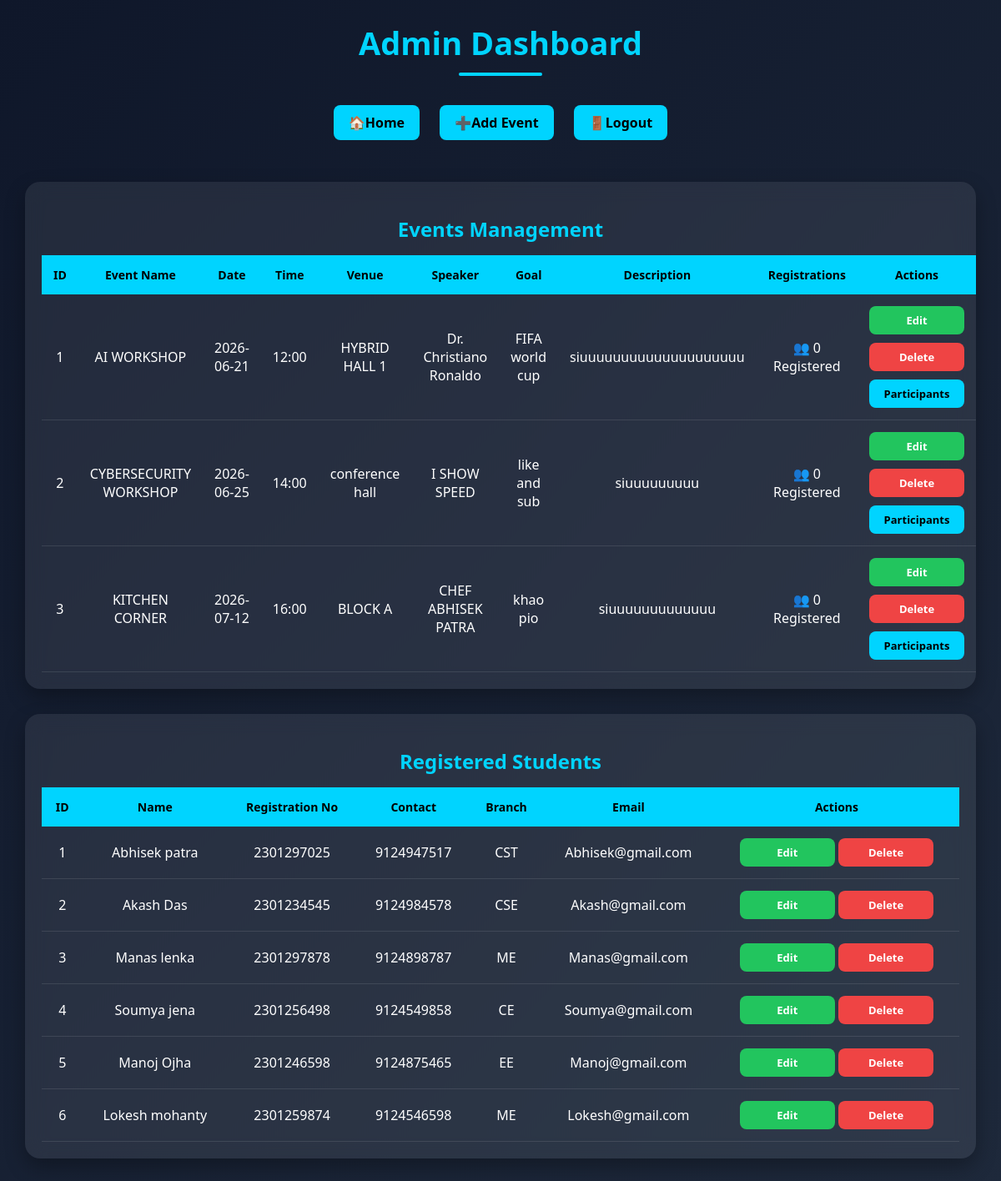
Page /admin (signed in) on the earlier database version.
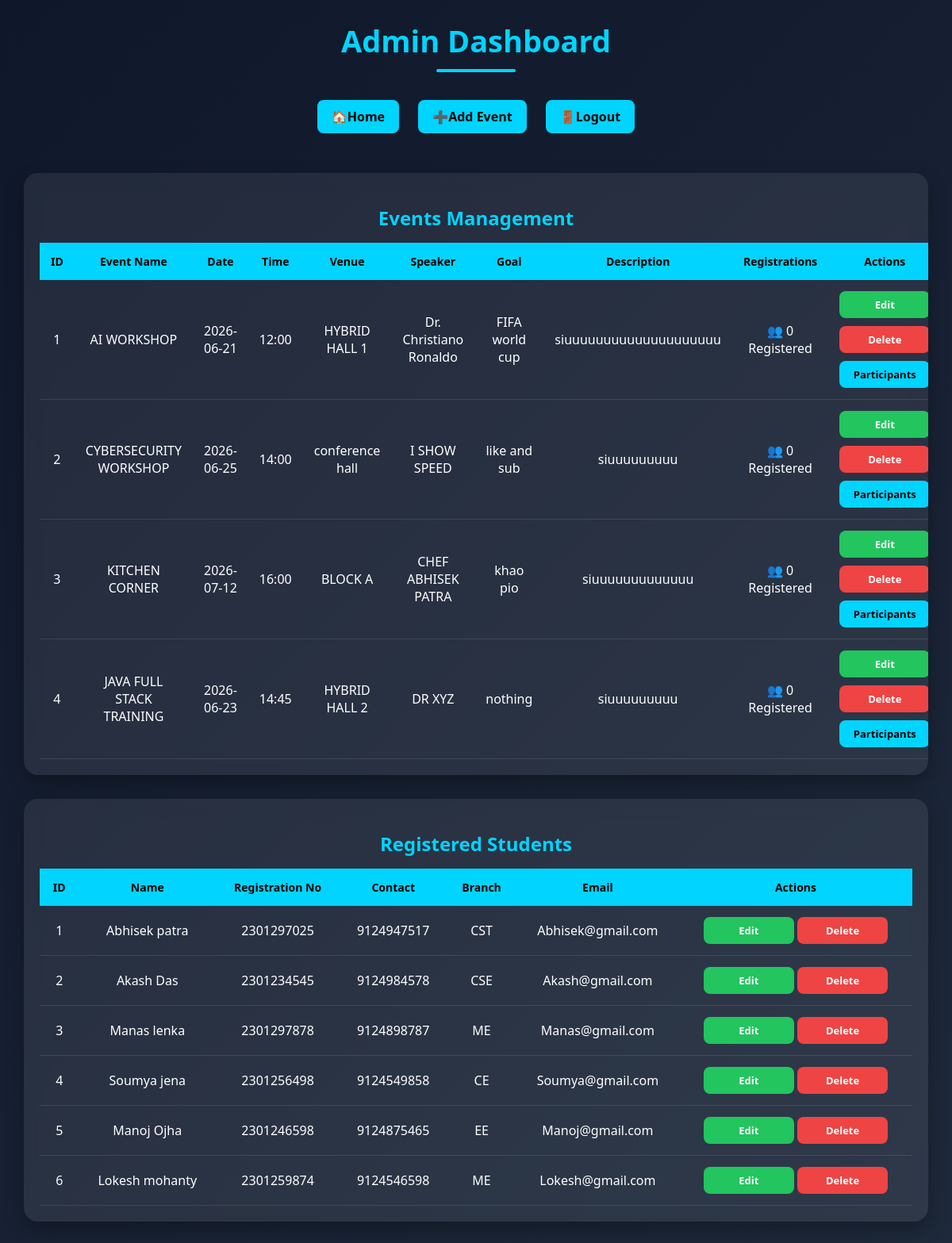
Same page on the later database version.
### tables this page shows
CREATE TABLE events (
            id INTEGER PRIMARY KEY AUTOINCREMENT,
            event_name TEXT,
            event_date TEXT,
            event_time TEXT,
            venue TEXT,
            guest_speaker TEXT,
            event_goal TEXT,
            description TEXT
        , capacity INTEGER DEFAULT 50);

CREATE TABLE students (
    id INTEGER PRIMARY KEY AUTOINCREMENT,
    name TEXT,
    registration_no TEXT,
    contact TEXT,
    branch TEXT,
    email TEXT UNIQUE,
    password TEXT
, profile_image TEXT);

### app.py (the view)
@app.route("/admin")
def admin():
    if "admin" not in session:
        return redirect("/admin_login")
    conn = sqlite3.connect("events.db")
    cursor = conn.cursor()
    cursor.execute("SELECT * FROM events")
    events = cursor.fetchall()
    cursor.execute("SELECT * FROM students")
    students = cursor.fetchall()
    conn.close()
    return render_template("admin_dashboard.html", events=events, students=students)

### templates/admin_dashboard.html (shortened to what this page needs)
<!DOCTYPE html>
<html lang="en">
<head>
</head>
<body>
    <div class="header">
        <h1>Admin Dashboard</h1>
    </div>
    <div class="top-links">
        <a href="/">🏠Home</a>
        <a href="/add_event">➕Add Event</a>
        <a href="/admin_logout">🚪Logout</a>
    </div>
    <div class="container">
        <div class="table-card" id="events-table">
            <h2 class="section-title">Events Management</h2>
            <table>
                <tr>
                    <th>ID</th>
                    <th>Event Name</th>
                    <th>Date</th>
                    <th>Time</th>
                    <th>Venue</th>
                    <th>Speaker</th>
                    <th>Goal</th>
                    <th>Description</th>
                    <th>Registrations</th>
                    <th>Actions</th>
                </tr>
                {% for event in events %}
                <tr>
                    <td>{{ loop.index }}</td>
                    <td>{{ event[1] }}</td>
                    <td>{{ event[2] }}</td>
                    <td>{{ event[3] }}</td>
                    <td>{{ event[4] }}</td>
                    <td>{{ event[5] }}</td>
                    <td>{{ event[6] }}</td>
                    <td>{{ event[7] }}</td>
                    <td id="count-{{ event[0] }}">
                        👥 0 Registered
                    </td>
                    <td>
                        <div class="action-buttons">
                            <a href="/edit_event/{{ event[0] }}" class="btn edit">Edit</a>
                            <a href="/delete_event/{{ event[0] }}" class="btn delete"
                                onclick="return confirm('Delete this event?')">
                                Delete
                            </a>
                            <a href="/participants/{{ event[0] }}" class="btn participants">
                                Participants
                            </a>
                        </div>
                    </td>
                </tr>
                {% endfor %}
            </table>
        </div>
        <div class="table-card" id="students-table">
            <h2 class="section-title">Registered Students</h2>
            <table>
                <tr>
                    <th>ID</th>
                    <th>Name</th>
                    <th>Registration No</th>
                    <th>Contact</th>
                    <th>Branch</th>
                    <th>Email</th>
                    <th>Actions</th>
                </tr>
                {% for student in students %}
                <tr>
                    <td>{{ loop.index }}</td>
                    <td>{{ student[1] }}</td>
                    <td>{{ student[2] }}</td>
                    <td>{{ student[3] }}</td>
                    <td>{{ student[4] }}</td>
                    <td>{{ student[5] }}</td>
                    <td>
                        <a class="btn edit" href="/edit_student/{{ student[0] }}">
                            Edit
                        </a>
                        <a class="btn delete" href="/delete_student/{{ student[0] }}"
                            onclick="return confirm('Delete this student?')">
                            Delete
                        </a>
                    </td>
                </tr>
                {% endfor %}
            </table>
        </div>
    </div>
</body>
</html>

Differences in the rows shown:
added events: event_name "JAVA FULL STACK TRAINING", event_date "2026-06-23", event_time "14:45", venue "HYBRID HALL 2", guest_speaker "DR XYZ", event_goal "nothing", description "siuuuuuuuuu"
